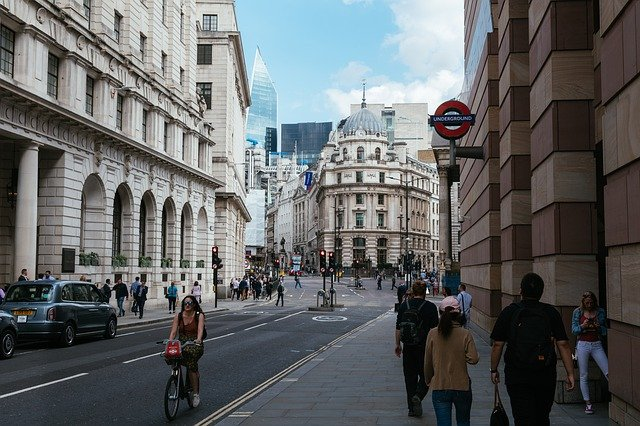
#> input picture object_detection/yolox/input.jpg, 640 x 426 px
$ python -i data_augment.py   (imports and definitions only)
#> lines starting #> are read from the running program, lines starting #| are printed output that depends on the picture
#> further down, picture is the input picture: shape (426, 640, 3); mean B, G, R 102.1, 101.3, 99
#!/usr/bin/env python3
# -*- coding:utf-8 -*-
# Copyright (c) Megvii, Inc. and its affiliates.
"""
Data augmentation functionality. Passed as callable transformations to
Dataset classes.

The data augmentation procedures were interpreted from @weiliu89's SSD paper
http://arxiv.org/abs/1512.02325
"""

import math
import random

import cv2
import numpy as np

# [6 lines left out: function xyxy2cxcywh, not called in this run]


def augment_hsv(img, hgain=0.015, sgain=0.7, vgain=0.4):
#> called with hgain = 0.015, sgain = 0.7, vgain = 0.4
    r = np.random.uniform(-1, 1, 3) * [hgain, sgain, vgain] + 1  # random gains
    hue, sat, val = cv2.split(cv2.cvtColor(img, cv2.COLOR_BGR2HSV))
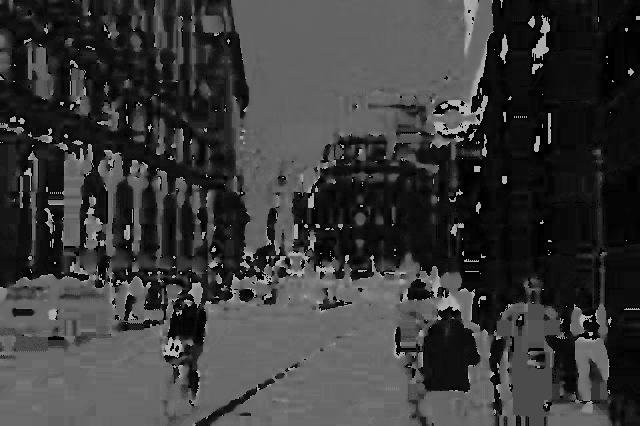
#> hue: shape (426, 640); min 0, max 179, mean 59
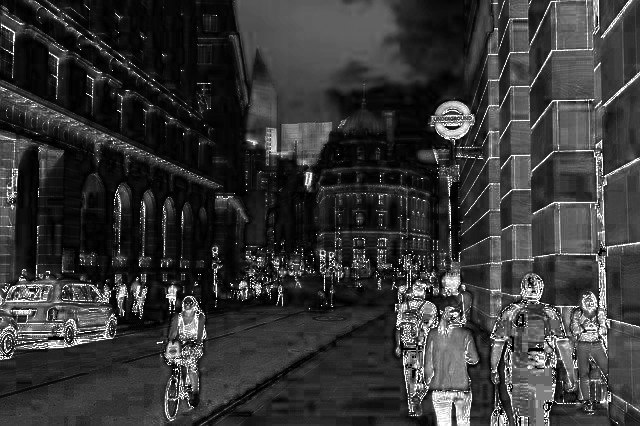
#> sat: shape (426, 640); min 0, max 255, mean 54.3
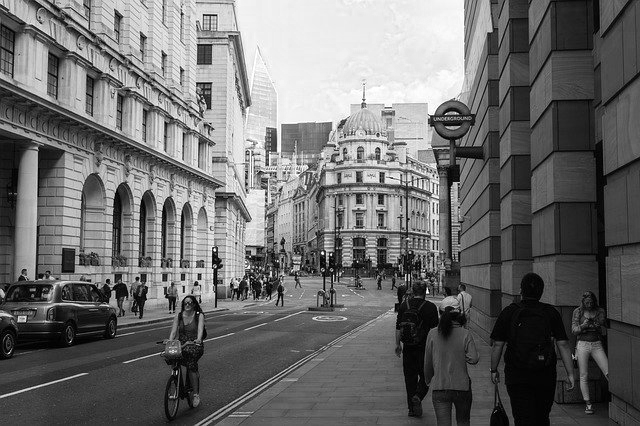
#> val: shape (426, 640); min 0, max 255, mean 108.6
    dtype = img.dtype  # uint8

    x = np.arange(0, 256, dtype=np.int16)
    lut_hue = ((x * r[0]) % 180).astype(dtype)
    lut_sat = np.clip(x * r[1], 0, 255).astype(dtype)
#> lut_sat = 256 values from 0 to 255
    lut_val = np.clip(x * r[2], 0, 255).astype(dtype)
#> lut_val = 256 values from 0 to 255

    img_hsv = cv2.merge(
        (cv2.LUT(hue, lut_hue), cv2.LUT(sat, lut_sat), cv2.LUT(val, lut_val))
    ).astype(dtype)
#> img_hsv: shape (426, 640, 3); mean H, S, V 59, 68.2, 116.6
    cv2.cvtColor(img_hsv, cv2.COLOR_HSV2BGR, dst=img)  # no return needed


# [131 lines left out: functions box_candidates, random_perspective, _mirror, preproc, not called in this run]


class TrainTransform:
    # [49 lines left out: functions __init__, __call__, not called in this run]


class ValTransform:
    """
    Defines the transformations that should be applied to test PIL image
    for input into the network

    dimension -> tensorize -> color adj

    Arguments:
        resize (int): input dimension to SSD
        rgb_means ((int,int,int)): average RGB of the dataset
            (104,117,123)
        swap ((int,int,int)): final order of channels

    Returns:
        transform (transform) : callable transform to be applied to test/val
        data
    """

    def __init__(self, swap=(2, 0, 1), legacy=False):
        self.swap = swap
        self.legacy = legacy

    # assume input is cv2 img for now
    # [8 lines left out: function __call__, not called in this run]

>>> import cv2
>>> picture = cv2.imread('../input.jpg')
>>> result = augment_hsv(picture)
